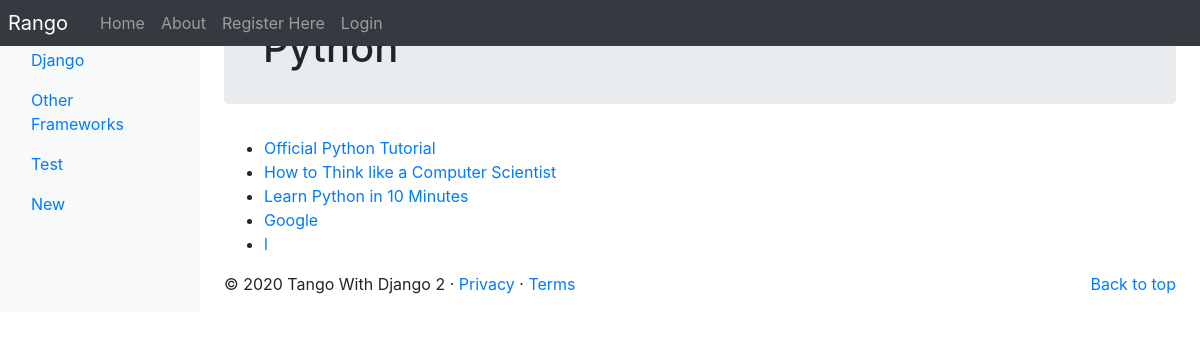
/rango/category/python/, run on the app's committed database.
### rango/models.py (models this page shows, shortened)
class Category(models.Model):  # Model for a category
    name = models.CharField(max_length=128, unique=True)
    views = models.IntegerField(default=0)
    likes = models.IntegerField(default=0)
    slug = models.SlugField(unique=True)
    class Meta:  # Nested meta class contains other metadata about the class
        verbose_name_plural = "Categories"  # Defines what the plural for this class should be

class Page(models.Model):  # Model for a page
    category = models.ForeignKey(Category, on_delete=models.CASCADE)
    title = models.CharField(max_length=128)
    url = models.URLField()
    views = models.IntegerField(default=0)

### rango/views.py (the view)
# urls.py: path('category/<slug:category_name_slug>/', views.show_category, name='show_category'),
def show_category(request, category_name_slug):  # View for a category page
    context_dict = {}
    try:
        category = Category.objects.get(slug=category_name_slug)
        pages = Page.objects.filter(category=category)
        context_dict['pages'] = pages
        context_dict['category'] = category
    except Category.DoesNotExist:
        context_dict['category'] = None
        context_dict['pages'] = None
    return render(request, 'rango/category.html', context_dict)

### rango/templatetags/rango_template_tags.py (called while the page is built)
@register.inclusion_tag('rango/cats.html')
def get_category_list(cat=None):  # Method to fetch all the categories to be listed on the sidebar
    return {'cats': Category.objects.all(), 'act_cat': cat}

### templates/rango/category.html (shortened to what this page needs)
{% extends 'rango/base.html' %}
{% load staticfiles %}
{% block body_block %}
    {% if category %}
        <div class="jumbotron p-4">
            <div class="container">
                <h1 class="jumbotron-heading">{{ category.name }}</h1>
            </div>
        </div>
    {% if pages %}
        <ul>
            {% for page in pages %}
            <li><a href="{{ page.url }}">{{ page.title }}</a></li>
            {% endfor %}
        </ul>
    {% else %}
        <strong>No pages currently in category.</strong>
    {% endif %}
    {% else %}
        The specified category does not exist.
    {% endif %}
{% endblock %}

### templates/rango/cats.html (shortened to what this page needs)
<ul class="nav flex-column">
    {% if cats %}
        {% for c in cats %}
        {% if c == act_cat %}
            <li class="nav-item">
                <a class="nav-link active" href="{% url 'show_category' c.slug %}">
                     {{ c.name }}</a>
            </li>
    {% else %}
        <li class="nav-item">
            <a class="nav-link" href="{% url 'show_category' c.slug %}">
                {{ c.name }}</a>
        </li>
    {% endif %}
    {% endfor %} {% else %}
        <li class="nav-item">No Categories Yet!</li>
    {% endif %}
</ul>

### data on the page
Category: name "Django"
Category: name "Other Frameworks"
Category: name "Test"
Category: name "New"
Category: name "Python"
Page: title "Official Python Tutorial"
Page: title "How to Think like a Computer Scientist"
Page: title "Learn Python in 10 Minutes"
Page: title "Google"
Page: title "l"
